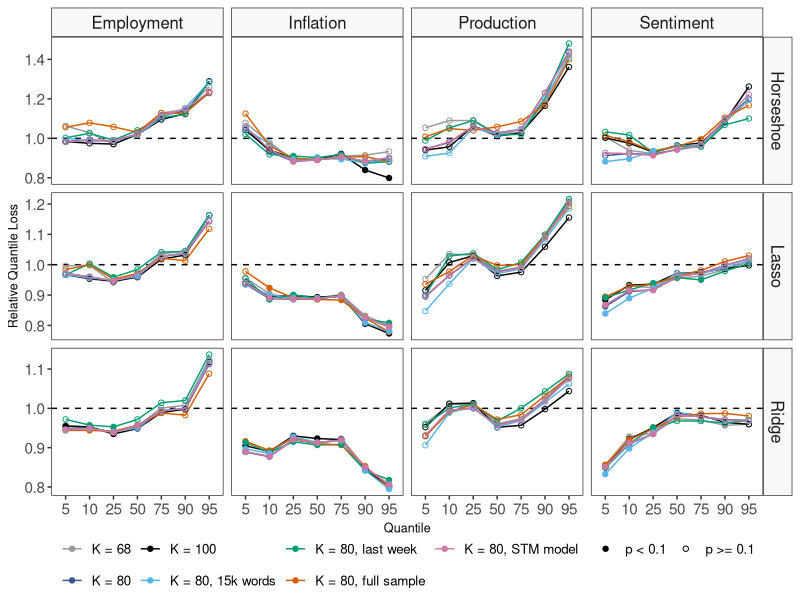
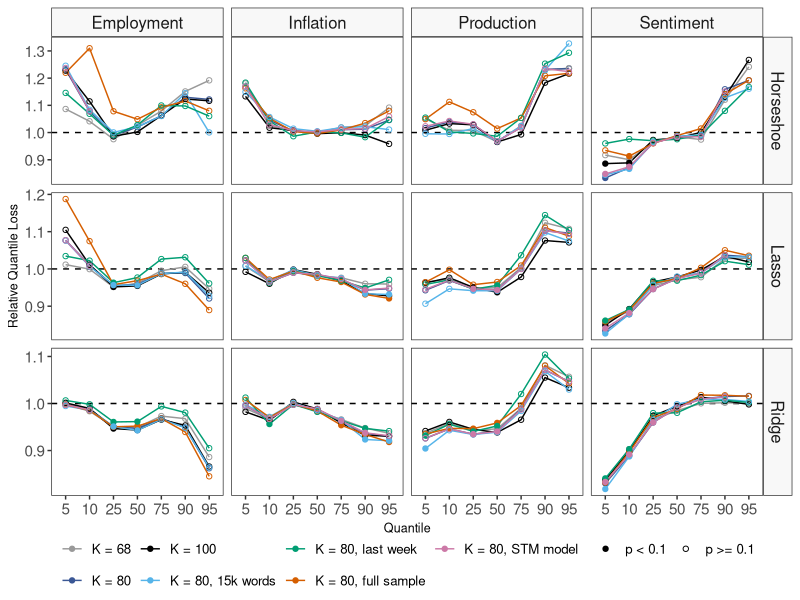

Here is the R script that generated these plots, in order:
library(tidyverse)

# Set path to folder 'Results'
# setwd("")

# Color palette
cbbPalette <- c("#999999", "#3a5795", "#000000", "#56B4E9", "#009E73", "#D55E00", "#CC79A7")

sheets <- readxl::excel_sheets("Results_linear_all.xlsx")
df_all <- purrr::map_df(
  sheets,
  ~ mutate(readxl::read_excel("Results_linear_all.xlsx", sheet = .x),
           sheetname = .x
  )
)

# Create tibble
df_plots_var <- df_all |>
  select(Row, QLmean, sheetname, QL_DM) |>
  mutate(model = (str_extract(Row, "\\w+_|^\\w+\\s\\w+") |>
                    str_remove("fred") |>
                    str_remove("_"))) |>
  mutate(fred = parse_number(str_extract(Row, "fred=\\d"))) |>
  mutate(text = parse_number(str_extract(Row, "text=\\d+"))) |>
  mutate(
    Predictors = str_c(fred, text),
    Predictors = case_when(
      Predictors == "16" ~ "K = 80",
      Predictors == "17" ~ "K = 68",
      Predictors == "18" ~ "K = 100",
      Predictors == "19" ~ "K = 80, full sample",
      Predictors == "111" ~ "K = 80, last week",
      Predictors == "112" ~ "K = 80, 15k words",
      Predictors == "113" ~ "K = 80, STM model",
    )
  ) |>
  mutate(Predictors = fct_relevel(Predictors, c("K = 68", "K = 80", "K = 100", "K = 80, 15k words", "K = 80, last week"))) |>
  mutate(
    q = parse_number(str_extract(sheetname, "q=\\d+")),
    q = fct_relevel(as.factor(q), c("5", "10"))
  ) |>
  mutate(h = parse_number(str_extract(sheetname, "h=\\d+"))) |>
  mutate(ylag = parse_number(str_extract(Row, "ylag=\\d+"))) |>
  mutate(
    response = str_extract(sheetname, "CPI|INDPRO|UMCSENT|CE16"),
    response = case_when(
      response == "CE16" ~ "Employment",
      response == "CPI" ~ "Inflation",
      response == "INDPRO" ~ "Production",
      response == "UMCSENT" ~ "Sentiment"
    )
  ) |>
  mutate(model = str_replace(model, "Random Forest", "QR Forest")) |>
  drop_na()

# -----------------------------------------------------------------------------#
# ---                               Upper Panel                        --------#
# -----------------------------------------------------------------------------#
df_plots_var |>
  filter(h == 1 & ylag == 12) |>
  filter(model %in% c("Horseshoe", "Lasso", "Ridge")) |>
  mutate(model = fct_relevel(model, "Horseshoe", "Lasso", "Ridge")) |>
  mutate(shape_point = if_else(QL_DM < 0.1, "p < 0.1", "p >= 0.1")) |>
  # make ggplot
  ggplot() +
  theme_bw() +
  geom_hline(yintercept = 1, linetype = "dashed") +
  geom_line(aes(x = q, y = QLmean, color = Predictors, group = Predictors)) +
  geom_point(aes(x = q, y = QLmean, color = Predictors, shape = shape_point)) +
  facet_grid(model ~ response, scales = "free_y") +
  labs(
    y = "Relative Quantile Loss",
    x = "Quantile"
  ) +
  theme(
    legend.position = "bottom",
    legend.title = element_blank(),
    legend.margin = margin(t = -10),
    strip.background = element_rect(fill = alpha("grey", 0.1)),
    panel.grid.major = element_blank(),
    panel.grid.minor = element_blank(),
    text = element_text(size = 12),
    axis.title = element_text(size = 9),
    axis.text = element_text(size = 11),
    strip.text.x = element_text(size = 12),
    strip.text.y = element_text(size = 12)
  ) +
  scale_color_manual(values = cbbPalette) +
  scale_shape_manual(values = c(19, 1)) +
  guides(
    colour = guide_legend(order = 1),
    shape = guide_legend(order = 2)
  )

# -----------------------------------------------------------------------------#
# ---                               Lower Panel                        --------#
# -----------------------------------------------------------------------------#
df_plots_var |>
  filter(h == 2 & ylag == 12) |>
  filter(model %in% c("Horseshoe", "Lasso", "Ridge")) |>
  mutate(model = fct_relevel(model, "Horseshoe", "Lasso", "Ridge")) |>
  mutate(shape_point = if_else(QL_DM < 0.1, "p < 0.1", "p >= 0.1")) |>
  # make ggplot
  ggplot() +
  theme_bw() +
  geom_hline(yintercept = 1, linetype = "dashed") +
  geom_line(aes(x = q, y = QLmean, color = Predictors, group = Predictors)) +
  geom_point(aes(x = q, y = QLmean, color = Predictors, shape = shape_point)) +
  facet_grid(model ~ response, scales = "free_y") +
  labs(
    y = "Relative Quantile Loss",
    x = "Quantile"
  ) +
  theme(
    legend.position = "bottom",
    legend.title = element_blank(),
    legend.margin = margin(t = -10),
    strip.background = element_rect(fill = alpha("grey", 0.1)),
    panel.grid.major = element_blank(),
    panel.grid.minor = element_blank(),
    text = element_text(size = 12),
    axis.title = element_text(size = 9),
    axis.text = element_text(size = 11),
    strip.text.x = element_text(size = 12),
    strip.text.y = element_text(size = 12)
  ) +
  scale_color_manual(values = cbbPalette) +
  scale_shape_manual(values = c(19, 1)) +
  guides(
    colour = guide_legend(order = 1),
    shape = guide_legend(order = 2)
  )

